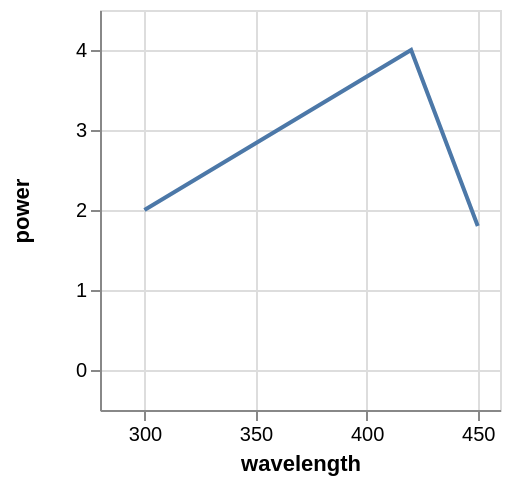

Write a Vega-Lite specification for this figure.
### Vega specification from a JSON file in a GitHub repository (floating-point values rounded to 4 significant figures)
{"$schema": "https://vega.github.io/schema/vega/v4.json", "autosize": "pad", "padding": 5, "width": 200, "height": 200, "style": "cell", "data": [{"name": "source_0", "values": [{"wavelength": 250, "power": 1}, {"wavelength": 300, "power": 2}, {"wavelength": 420, "power": 4}, {"wavelength": 450, "power": 1.8}, {"wavelength": 500, "power": 1.1}]}, {"name": "data_0", "source": "source_0", "transform": [{"type": "formula", "expr": "toNumber(datum[\"wavelength\"])", "as": "wavelength"}, {"type": "filter", "expr": "inrange(datum[\"wavelength\"], [300, 450])"}]}], "marks": [{"name": "marks", "type": "line", "style": ["line"], "sort": {"field": "datum[\"wavelength\"]", "order": "descending"}, "from": {"data": "data_0"}, "encode": {"update": {"stroke": {"value": "#4c78a8"}, "tooltip": {"signal": "{\"wavelength\": format(datum[\"wavelength\"], \"\"), \"power\": format(datum[\"power\"], \"\")}"}, "x": {"scale": "x", "field": "wavelength"}, "y": {"scale": "y", "field": "power"}, "defined": {"signal": "datum[\"wavelength\"] !== null && !isNaN(datum[\"wavelength\"]) && datum[\"power\"] !== null && !isNaN(datum[\"power\"])"}}}}], "scales": [{"name": "x", "type": "linear", "domain": [300, 450], "range": [0, {"signal": "width"}], "nice": true, "zero": false, "padding": 5}, {"name": "y", "type": "linear", "domain": {"data": "data_0", "field": "power"}, "range": [{"signal": "height"}, 0], "nice": true, "zero": true, "padding": 5}], "axes": [{"scale": "x", "orient": "bottom", "grid": false, "title": "wavelength", "labelFlush": true, "labelOverlap": true, "tickCount": {"signal": "ceil(width/40)"}, "zindex": 1}, {"scale": "x", "orient": "bottom", "gridScale": "y", "grid": true, "tickCount": {"signal": "ceil(width/40)"}, "domain": false, "labels": false, "maxExtent": 0, "minExtent": 0, "ticks": false, "zindex": 0}, {"scale": "y", "orient": "left", "grid": false, "title": "power", "labelOverlap": true, "tickCount": {"signal": "ceil(height/40)"}, "zindex": 1}, {"scale": "y", "orient": "left", "gridScale": "x", "grid": true, "tickCount": {"signal": "ceil(height/40)"}, "domain": false, "labels": false, "maxExtent": 0, "minExtent": 0, "ticks": false, "zindex": 0}], "config": {"axisY": {"minExtent": 30}}}
